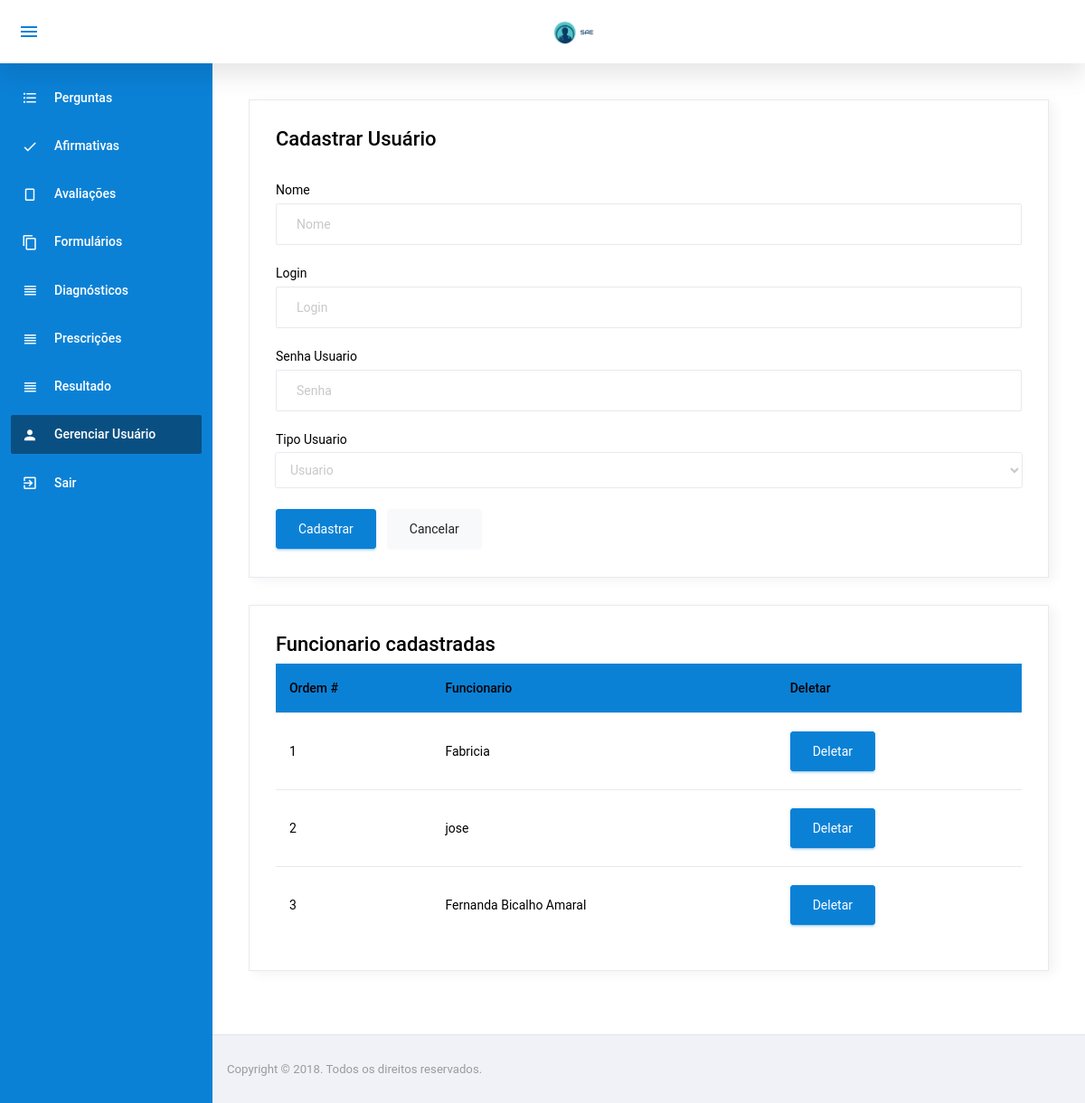
/funcionario/Funcionario.php (signed in), run on an earlier commit of the app's database.
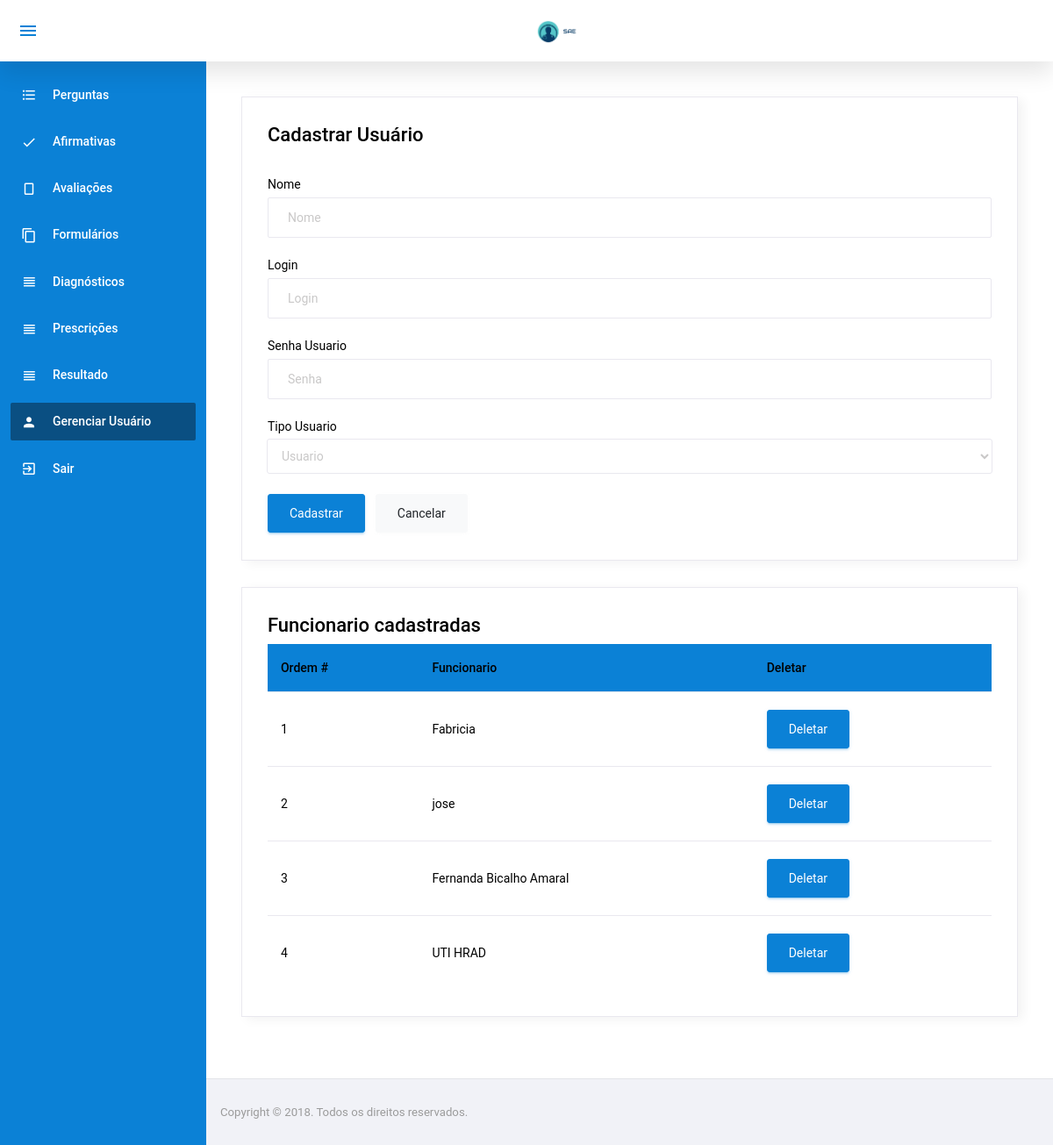
And on a later commit of the database.
### tables this page shows
CREATE TABLE `funcionario` (
  `IdFuncionario` int(11) NOT NULL,
  `nome` varchar(300) NOT NULL,
  `login` varchar(300) NOT NULL,
  `senha` varchar(300) NOT NULL,
  `IdTipoFuncionario` tinyint(4) NOT NULL
);

### config/BD.php (called while the page is built, shortened)
<?php
	class BancoDados{
		public static function obterConexao(){
			if(isset($conexao) == false){
				$conexao = new PDO("mysql:dbname=u989534060_sae;host=localhost","root","",array(PDO::MYSQL_ATTR_INIT_COMMAND => "SET NAMES utf8"));
				$conexao->setAttribute(PDO::ATTR_ERRMODE, PDO::ERRMODE_EXCEPTION);
			}
			return $conexao;
		}
	}
?>

### model/FuncionarioModel.php (called while the page is built, shortened)
<?php
	require_once $_SERVER["DOCUMENT_ROOT"] . "/sae/config/BD.php";
	class funcionarioModel{
		private $bd;
		 function __construct(){
		 	$this->bd = BancoDados::obterConexao();
		 }
		 public function listarTodos(){
		 	$listar = $this->bd->query("SELECT * from funcionario");
		 	$res = $listar->fetchAll(PDO::FETCH_ASSOC);
		 	return $res;
		 }
	}
?>

### funcionario/TabelaFuncionario.php (the view, shortened to what this page needs)
<?php
    require_once $_SERVER["DOCUMENT_ROOT"] . "/sae/model/FuncionarioModel.php";
    $funcionario = new FuncionarioModel();
    $resFuncionario = $funcionario->listarTodos();
?>
<div class="card">
    <div class="card-body">
        <h4>Funcionario cadastradas</h4>
        <div class="table-responsive">
            <table id="order-listing" class="table display">
                <thead>
                    <tr>
                        <th>Ordem #</th>
                        <th>Funcionario</th>
                        <th>Deletar</th>
                    </tr>
                </thead>
                <tbody>
                    <?php
                        $ordem = 0;
                            foreach($resFuncionario as $funcionario){
                            $ordem++;
                    ?>
                        <tr>
                            <td><?php echo $ordem;?></td>
                            <td><?php echo $funcionario['nome'];?></td>
                            <td>
                                <form class="forms-sample" method="post" action="../controller/FuncionarioController.php?acao=deletar">
                                    <button type="submit" class="btn btn-primary mr-2">Deletar</button>
                                </form>
                            </td>
                        </tr>
                    <?php } ?>
                </tbody>
            </table>
        </div>
    </div>
</div>

What changed in the data, as far as the page shows it:
added funcionario: nome "UTI HRAD"
